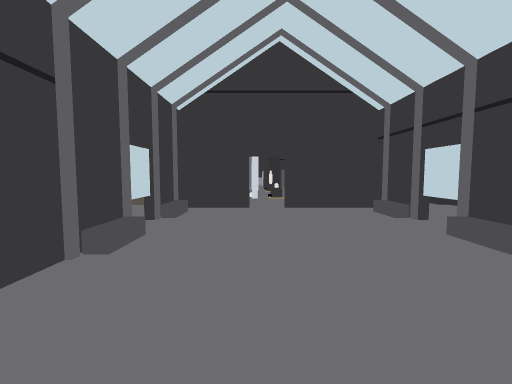
[1] (above)

19 first-person views from a walk through a 3-D level made in the Unity game engine. The camera is 1.5 m above the floor, tilts 4° down and sees 90° across. Doors are open. The floor is counted in squares, 1 m on a side. Each view is taken from the middle of a square. On the plan, view 1 faces up. The plan holds only what a view shows up to about 13 squares ahead; the rest is blank. The place goes on beyond the plan. The player is left out.

[2]
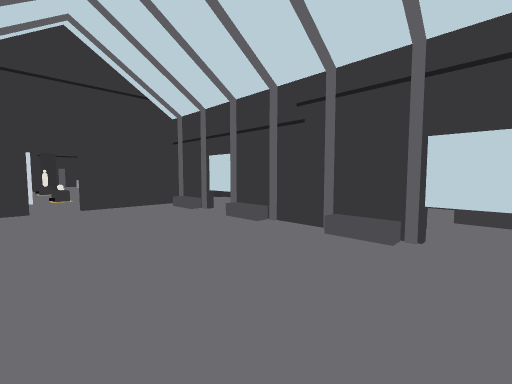

[3]
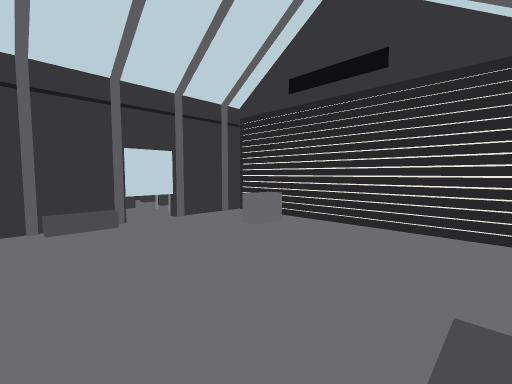

[4]
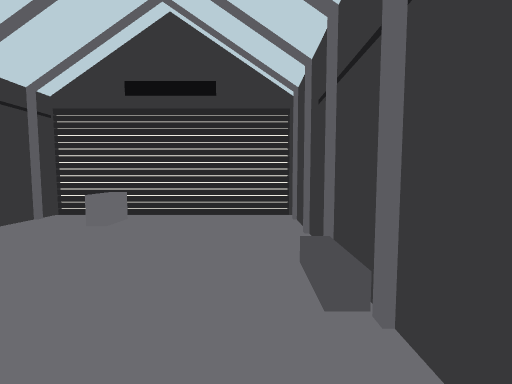

[5]
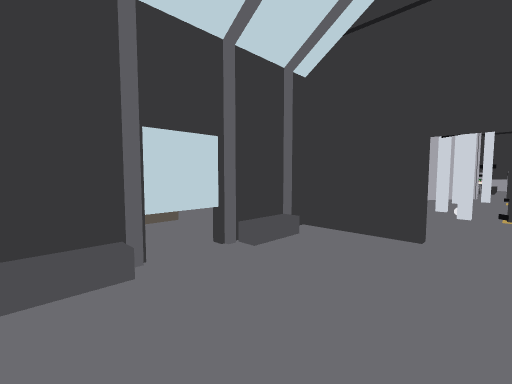

[6]
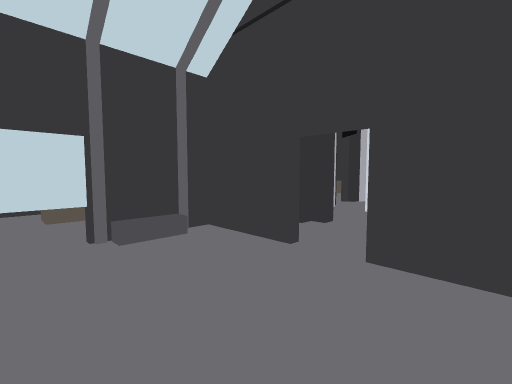

[7]
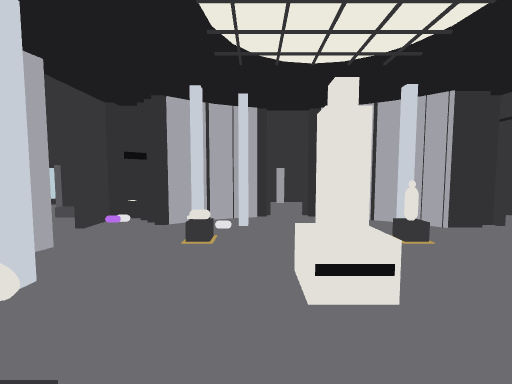

[8]
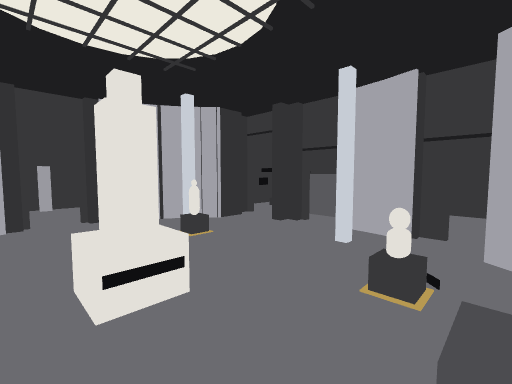

[9]
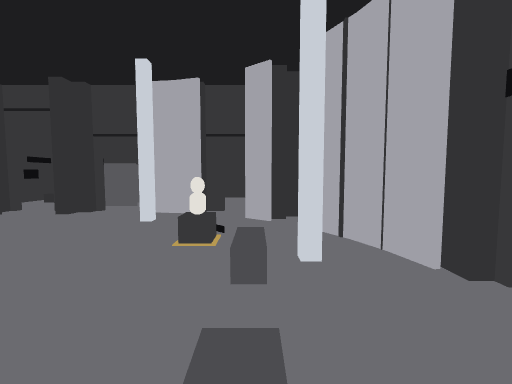

[10]
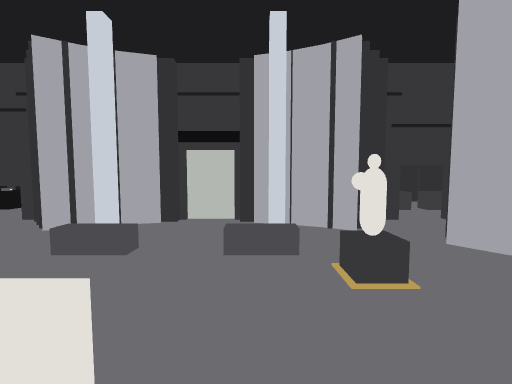

[11]
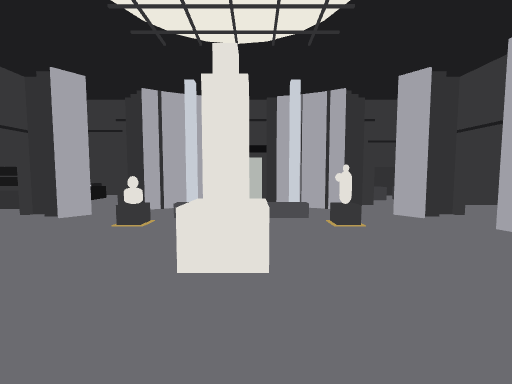

[12]
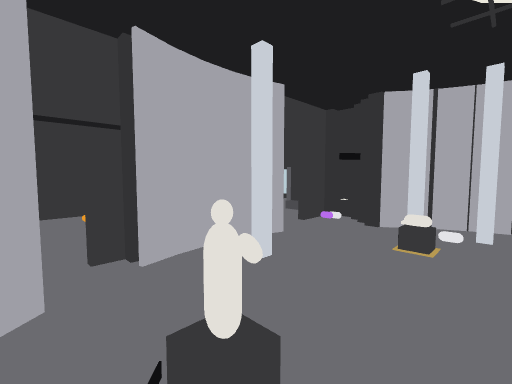

[13]
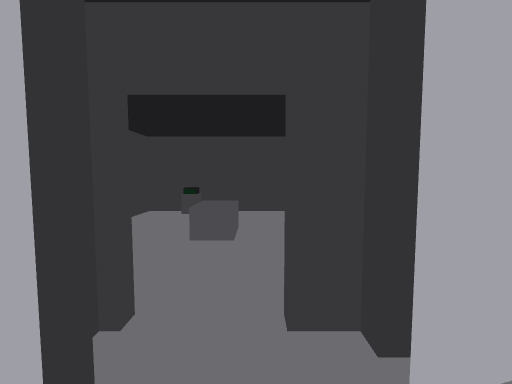

[14]
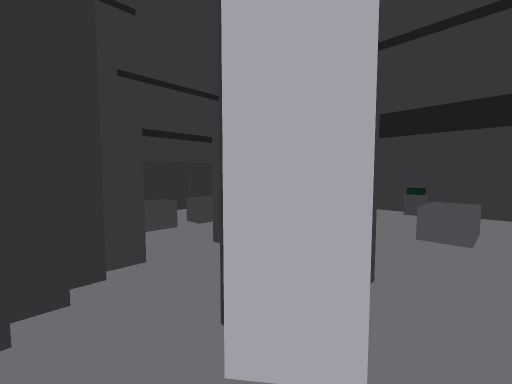

[15]
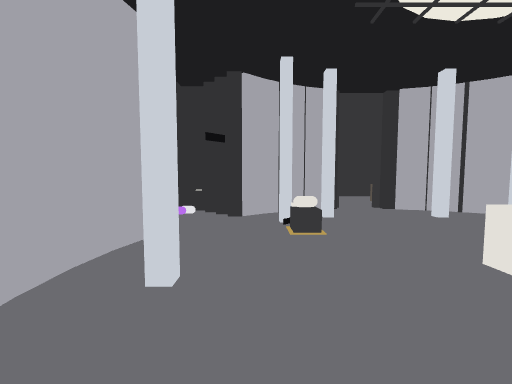

[16]
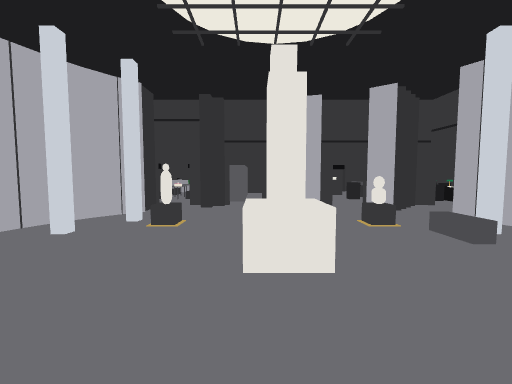

[17]
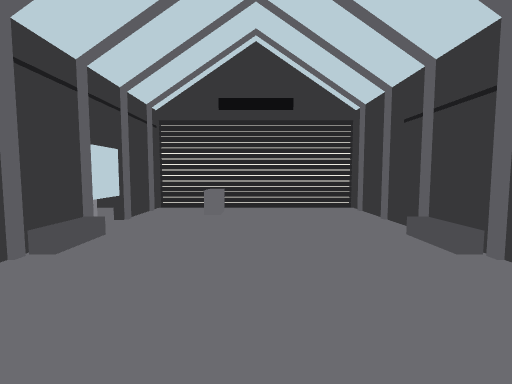

[18]
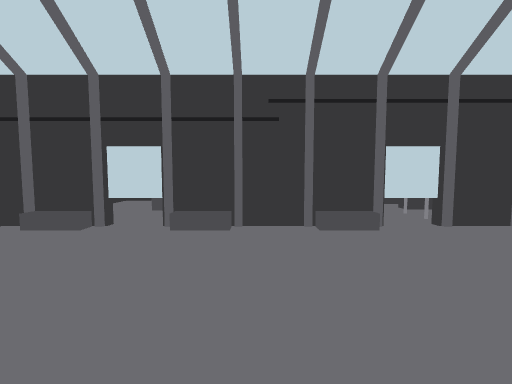

[19]
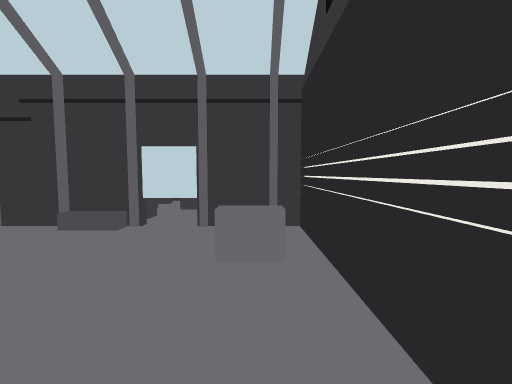

### Floor plan
Key: @ floor where view 1 was taken; # wall or solid block; . floor; / step, stairs or slope; D open door; ^ raised ledge; T thing the floor can be seen under or through; O other object.
Columns run from 9 left of view 1 to 18 right of it. Each row starts with its distance up from view 1.
 33                  #
 32                 ..   #
 31                 ..   #
 30                 ..  ^#
 29         .  ##    . .^#  OOO
 28         ..  ..#  ... # ..
 27         #.##..###..###..
 26         #.........##...
 25        ##.....#......#
 24        #............##
 23       ##.#O......O..##
 22       #..............#
 21       #.#.........O#.##
 20   ...DD......OO.......#
 19   ...DD......OO.......#
 18       #.........../  ##
 17       #.#O......../#.#
 16       ##.#O......O..##
 15        #............##
 14        #DD...#.......#
 13    OO ##.D........##....O
 12    .. ##O..######..# ...O
 11  ....####.....#  ... #..O. #
 10  ....#O.......# .....#  O..#
  9  OO..#O.......T......#     #
  8 .OO..##.......T...O..#     #
  7 .....##.......T...O..#
  6      #O.......T......#
  5      #O.......#O.....#
  4      #........#....OO#
  3      #........####O O
  2      #O.......O#  O O
  1      #O.......OT^.O.O
  0      #...@.....T..O
 -1      #.........T..O
 -2      #.........OOOO.O
 -3      #......O..#..O O
 -4      ##.......####O O
 -5       #########

Positions as (right, up) in squares from view 1, and headings:
1: (0, 0), facing up
2: (-1, -1), facing up-right
3: (-3, 3), facing down-right
4: (-2, 5), facing down
5: (1, 5), facing up-left
6: (3, 7), facing up-left
7: (9, 18), facing left
8: (9, 18), facing up-left
9: (9, 17), facing up
10: (4, 18), facing right
11: (0, 19), facing right
12: (9, 18), facing down-left
13: (8, 14), facing down
14: (8, 15), facing down-right
15: (8, 15), facing left
16: (4, 15), facing up
17: (1, 7), facing down
18: (-2, 4), facing right
19: (-2, -3), facing right
